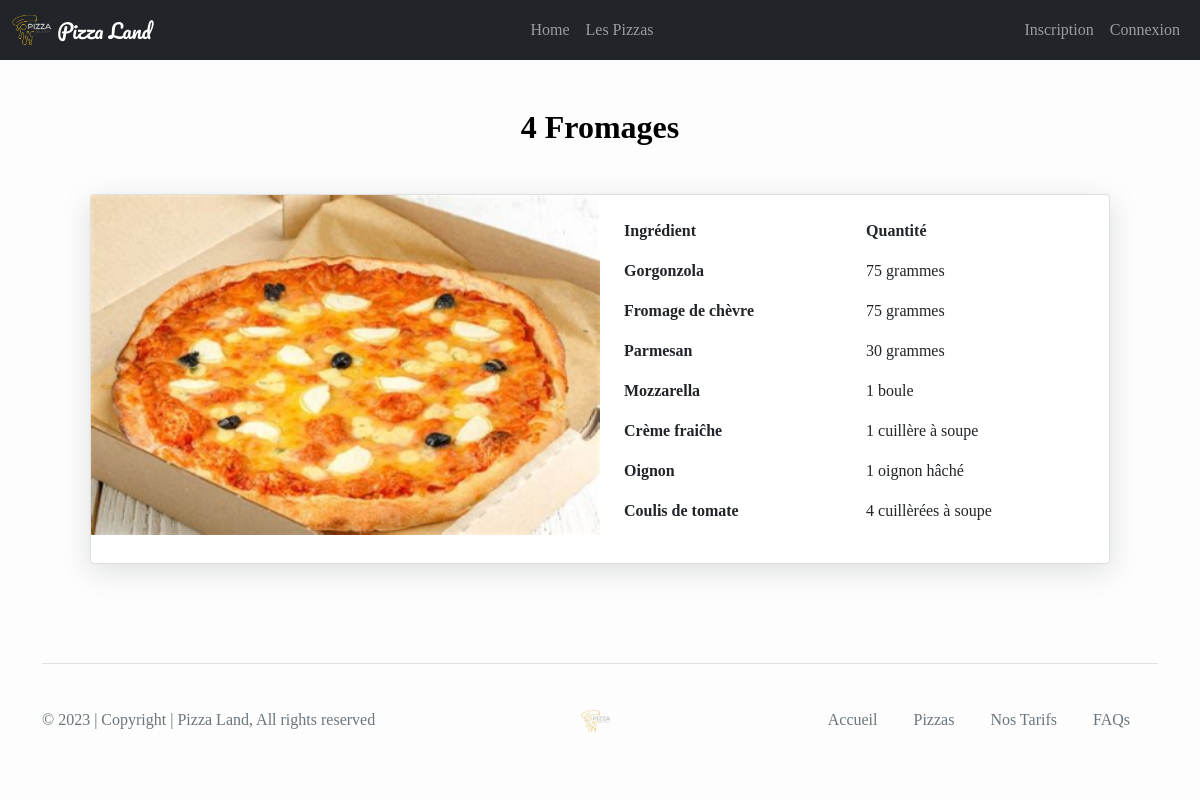
/pizzas/1/, run on the app's committed database.
### applipizza/models.py (models this page shows, shortened)
class Pizza(models.Model) :
    idPizza = models.AutoField(primary_key = True)
    nomPizza = models.CharField(max_length = 50, verbose_name = '''le nom de la pizza''')
    prix = models.DecimalField ( max_digits = 4, decimal_places = 2, verbose_name = 'le prix')
    image = models.ImageField(default= 'imagesPizzas/default.png', upload_to='imagesPizzas/')

class Ingredient(models.Model) :
    idIngredient = models.AutoField(primary_key = True)
    nomIngredient = models.CharField(max_length = 50, verbose_name = '''le nom de l'ingrédient''')

class Composition(models.Model) :
    class Meta :
        unique_together = ('ingredient', 'pizza') # le nom des clés étrangères
    idComposition = models.AutoField(primary_key = True)
    ingredient = models.ForeignKey(Ingredient, on_delete = models.CASCADE)
    pizza = models.ForeignKey(Pizza, on_delete = models.CASCADE)
    quantite = models.CharField(max_length = 100, verbose_name = 'la quantité')

### applipizza/views.py (the view)
# urls.py: path('pizzas/<int:pizza_id>/', views.pizza),
def pizza(request, pizza_id) :
    user = None
    if request.user.is_authenticated :
        user = PizzaUser.objects.get(id = request.user.id)
    laPizza = Pizza.objects.get(idPizza = pizza_id)
    compo = Composition.objects.filter(pizza = pizza_id)
    ingredients = Ingredient.objects.all()
    lesIngredients = [
        {
            'idCompo' :        c.idComposition,     # - l'identifiant de la composition (idComposition)
            'nomIngredient' : (Ingredient.objects.get(idIngredient = c.ingredient_id)).nomIngredient,    # - le nom de l'ingrédient
            'quantite' :      c.quantite      # - la quantité de l'ingrédient dans cette composition
        }
        for c in compo
    ]
    return render (
        request,
        'applipizza/pizza.html',
        {
            'pizza': laPizza,
            'ingredientsPizza' : lesIngredients,
            'ingredients' : ingredients,
            'user' : user
        }
    )

### applipizza/templates/applipizza/pizza.html (shortened to what this page needs)
{% extends 'applipizza/base.html' %}
{% block main %}
<h2> {{pizza.nomPizza}}</h2>
{% if ingredientsPizza|length == 0 %}
<p>{{pizza}}</p>
<div class="container center">
  <div class="container"><p>La pizza {{pizza.nomPizza}} n'a pas encore d'ingrédient !</p></div>
</div>
{% else %}
<div class="container">
  <div class="card card-style m-5">
    <div class="row g-0">
      <div class="col-md-6 col-lg-6 d-none d-md-block">
        <img src="{{MEDIA_URL}}{{pizza.image}}" alt="image de pizza" title="{{pizza.nomPizza}}" class="card-img-top"/>
      </div>
      <div class="col-md-6 col-lg-6 align-items-center">
        <div class="table-responsive m-3">
          <table class="table table-borderless">
              <thead>
                <tr>
                  <th scope="col">Ingrédient</th>
                  <th scope="col">Quantité</th>
                </tr>
              </thead>
              <tbody>
                {% for ingredient in ingredientsPizza%}
                <tr>
                  <th scope="row">{{ingredient.nomIngredient}}</th>
                  <td>{{ingredient.quantite}}</td>
                {% endfor %}
              </tbody>
            </table>
        </div>
      </div>
    </div>
  </div>
  </div>
{% endif %}
{% endblock %}

### applipizza/templates/applipizza/base.html (shortened to what this page needs)
{% load static %}
<!DOCTYPE html>
<html lang="fr">
<head>
    <link href="https://cdn.jsdelivr.net/npm/bootstrap@5.0.2/dist/css/bootstrap.min.css" rel="stylesheet"
>
    <link rel="stylesheet" href="{% static 'applipizza/css/style.css' %}">
</head>
<body class="site">
    <header>
        {% if user.is_staff %}
        {% include 'applicompte/menuStaff.html' %}
        {% elif user.is_authenticated %}
        {% include 'applicompte/menuClient.html' %}
        {% else %}
        {% include 'applicompte/menuNonConnecte.html' %}
        {% endif %}
    </header>
            <main class="site-content container-fluid mt-5">
                {% block main %}{% endblock %}
            </main>
            <div class="container{% if user.is_staff %}-fluid mx-4{% endif %}">
                <footer class="d-flex flex-wrap justify-content-between align-items-center py-3 my-4 border-top ">
                    {% include 'applipizza/footer.html' %}
                </footer>
            </div>
</body>
</html>

### applicompte/templates/applicompte/menuNonConnecte.html (shortened to what this page needs)
{% load static %}
<nav class="navbar navbar-expand-lg navbar-dark bg-dark">
    <div class="container-fluid">
        <a class="navbar-brand titre" href="/">
            <img src="{% static 'applipizza/img/pizza_no_b.png' %}" alt="Logo Pizza" width="40" height="34" class="d-inline-block align-text-top">
            Pizza Land
        </a>
        <div class="collapse navbar-collapse" id="navbarText">
            <ul class="navbar-nav mx-auto mb-2 mb-lg-0">
                <li class="nav-item"><a class="nav-link" href="/">Home</a></li>
                <li class="nav-item"><a class="nav-link" href="/pizzas/">Les Pizzas</a></li>
            </ul>
            <ul class="navbar-nav">
                <li class="nav-item"><a class="nav-link" href="/register/">Inscription</a></li>
                <li class="nav-item"><a class="nav-link" href="/login/">Connexion</a></li>
            </ul>
        </div>
    </div>
</nav>

### applipizza/templates/applipizza/footer.html
{% load static %}
        <p class="col-md-4 mb-0 text-muted">© 2023 | Copyright | Pizza Land, All rights reserved</p>
        <a href="#"><img class="bi me-2" src="{% static 'applipizza/img/pizza_no_b.png' %}" alt="Logo Pizza" width="30" height="24" class="d-inline-block align-text-top"></a>
        <ul class="nav foot col-md-4 justify-content-end">
                <li class="nav-item"><a href="#" class="nav-link px-2 text-muted">Accueil</a></li>
                <li class="nav-item"><a href="#" class="nav-link px-2 text-muted">Pizzas</a></li>
                <li class="nav-item"><a href="#" class="nav-link px-2 text-muted">Nos Tarifs</a></li>
                <li class="nav-item"><a href="#" class="nav-link px-2 text-muted">FAQs</a></li>
        </ul>

### applipizza/static/applipizza/css/style.css (style rules this page uses)
body { font-family: SharpSans; background-color: #FCFDFC; }
.card-style { box-shadow: rgba(100, 100, 111, 0.2) 0px 7px 29px 0px; }
.titre { font-family: Pacifico; }
h2 { color: black; text-align: center; font-weight: bold; }
.site { display: flex; min-height: 100vh; flex-direction: column; }
.site-content { flex: 1; }
.foot { display: flex; justify-content: center; gap: 20px; padding: 20px; }

### data on the page
Pizza: nomPizza "4 Fromages", image (picture)
Ingredient: nomIngredient "Gorgonzola"
Composition: quantite "75 grammes"
Ingredient: nomIngredient "Fromage de chèvre"
Composition: quantite "75 grammes"
Ingredient: nomIngredient "Parmesan"
Composition: quantite "30 grammes"
Ingredient: nomIngredient "Mozzarella"
Composition: quantite "1 boule"
Ingredient: nomIngredient "Crème fraiĉhe"
Composition: quantite "1 cuillère à soupe"
Ingredient: nomIngredient "Oignon"
Composition: quantite "1 oignon hâché"
Ingredient: nomIngredient "Coulis de tomate"
Composition: quantite "4 cuillèrées à soupe"
